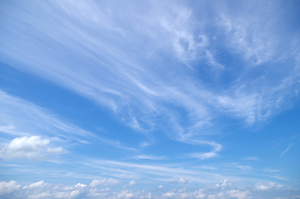
%> input picture program/cloud.png, 300 x 199 px
$ octave main_random_line_scan.m   (GNU Octave 9; MATLAB toolbox functions it lacks are replaced by stand-ins)
%> lines starting %> are read from the running program, lines starting %| are printed output that depends on the picture
### program/make_Om_random_line_scan.m
function [Om] = make_Om_random_line_scan(m,n,r)


% ランダムラインスキャン


k = 400; % ランダムラインスキャンの回数

Om = zeros(m,n);
for s = 1:k
    a = rand(1);
    c = randsample(2,1);
    if c == 1
        a = -a;
    end
    b = randperm(m,1);
    d = randsample(2,1);
    if d == 1
        b = -b;
    end
    for y = 1:n
        x = int16(a*y + b);
        if x > 0 && x <= m
            Om(x,y) = 1;
        end
    end
end

### program/make_X_b.m
function [X,b] = make_X_b(I,p)


[I_x,I_y] = size(I);

% データ行列Dの生成
D = zeros( (I_x-p+1)*(I_y-p+1) , p*p );
k = 0;
for i=1:I_x-p+1
    for j=1:I_y-p+1
        k = k+1;
        D(k,:) = reshape(I(i:i+p-1,j:j+p-1),1,[]);
    end
end

% データ行列Dの真ん中の列がベクトルb、真ん中の列を取り除いたものが行列Xになる
center = (p*p+1)/2;
b = D(:,center);
X = [ D(:,1:center-1) D(:,center+1:p*p) ];

### program/main_random_line_scan.m
clear variables;
close all;

% parameters
r = 0.3; % 既知の画素値の割合
p = 5; % p x p の画像パッチをモデル化する。奇数でないといけない。

A = zeros(5,35);

l = 35;
m = 5;

for s = 1:l

    for t = 1:m

        % 画像の読み込みとグレースケールへの変換、サイズ取得
        I_color_true = imread('cloud.png');
%> I_color_true is the input picture: size 199x300x3 uint8; mean R, G, B 128.3, 170.8, 225.5
        I_gray_true = double(rgb2gray(I_color_true));
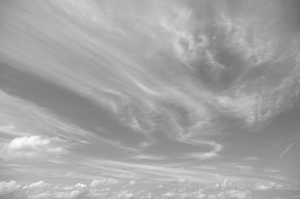
%> I_gray_true: size 199x300 double; min 106, max 252, mean 164.4
        [I_x, I_y] = size(I_gray_true);
%> I_x = 199; I_y = 300

        % 既知の画素の位置を表す行列Omの生成（ランダムに生成）
        Om = make_Om_random_line_scan(I_x,I_y,r);
%> after the loop in make_Om_random_line_scan, `for s = 1:k`:
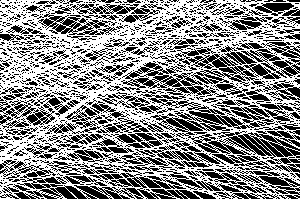
%> Om: size 199x300 double; values 0 (black) and 1 (white), 53.3% white; black in thin lines or dots

        % 欠損画像の生成
        I_ms = I_gray_true.*Om;
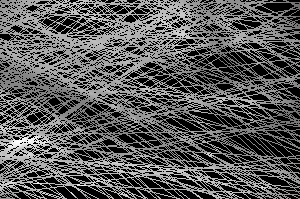
%> I_ms: size 199x300 double; min 0, max 252, mean 88

        % [10 lines of commented-out code are left out]
        bias = (p+1)/2;
        Ob = reshape( Om(bias:I_x-bias+1,bias:I_y-bias+1)',[],1 );

        % ベクトルbの未知の要素を表現するベクトルOcを生成
        Oc = ~Ob; % ベクトルObの０と１を反転させたもの
%> Oc = 57720 logical values, 26888 true

        % データ行列Xとベクトルbを画像から生成し、初期値として保存
        [X0, b0] = make_X_b(I_ms,p);
%> after the loop in make_X_b, `for i=1:I_x-p+1`: k = 57720

        %-------------------------------
        % ARモデルに基づく画像修復アルゴリズム
        % 現在は、周囲の画素の平均値を代入するだけなので、これを改良する
        %-------------------------------
        I_result = I_ms; % 修復画像の初期値は欠損画像

        %a = ones(p*p-1,1)/(p*p-1); % 周りの画素値の平均値を計算する係数ベクトル

        n = s;

        for u = 1:n
            % データ行列Xとベクトルbを画像I_resultから生成
            [X , b] = make_X_b(I_result,p);

            % Xとbからaを計算
            a = X\b;

            % 係数ベクトルaを使ってbを計算
            b = X*a;

            % ベクトルbの未知の要素の値はそのままで、既知の要素の値を代入
            b = b.*Oc + b0.*Ob;

            % ベクトルbから画像I_msを生成
            I_result(bias:I_x-bias+1,bias:I_y-bias+1) = reshape(b, I_y-(bias-1)*2,I_x-(bias-1)*2)';

        end
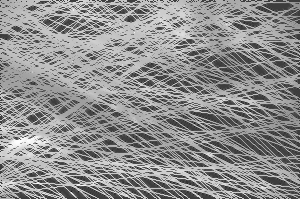
%> I_result: size 199x300 double; min -81.29, max 254, mean 106.8; drawn with min black and max white

        % 画素あたりの誤差計算（ただし、周辺部を除く）
        error = norm( I_result(bias:I_x-bias+1,bias:I_y-bias+1)-I_gray_true(bias:I_x-bias+1,bias:I_y-bias+1),'fro')/(I_x*I_y);
%> error = 0.354

        A(t,s) = error;
%> (the run ends here)
